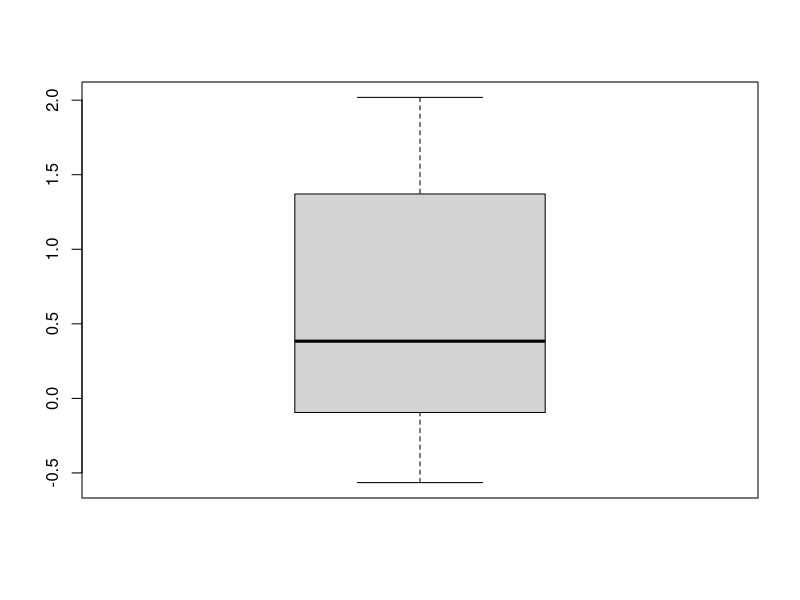
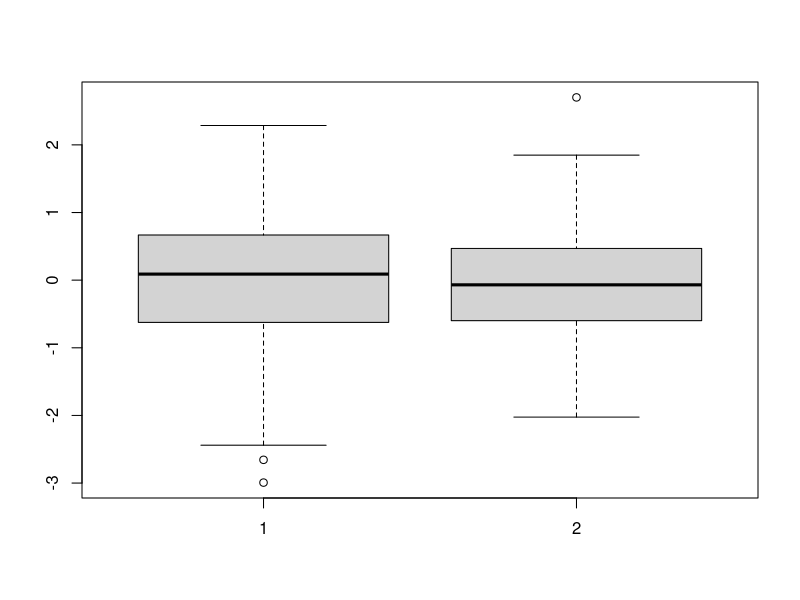
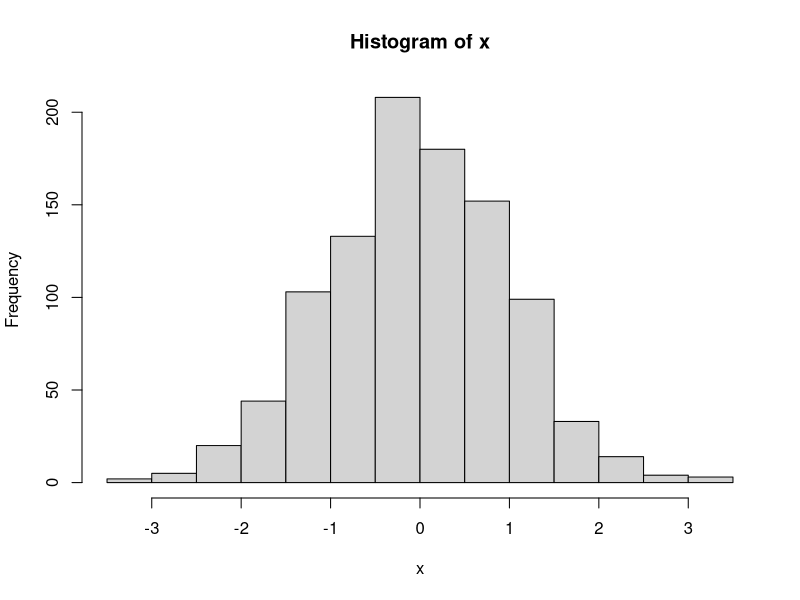
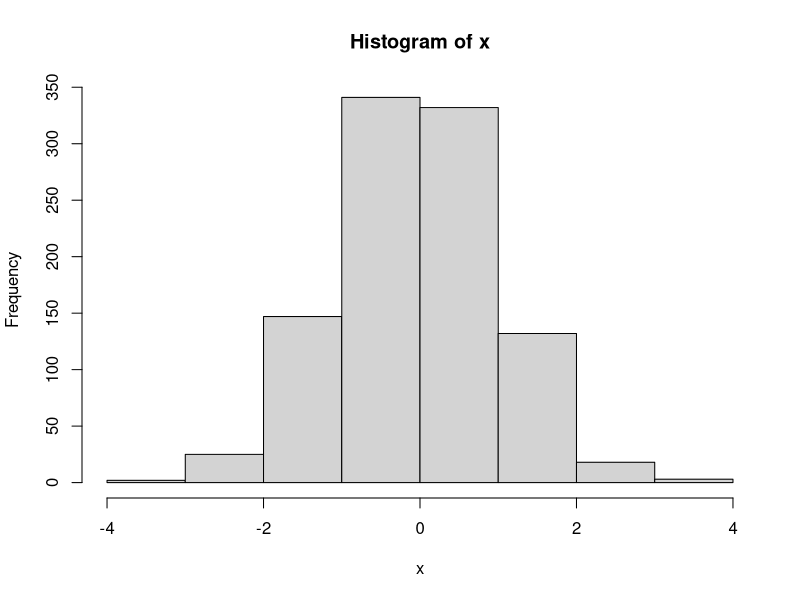
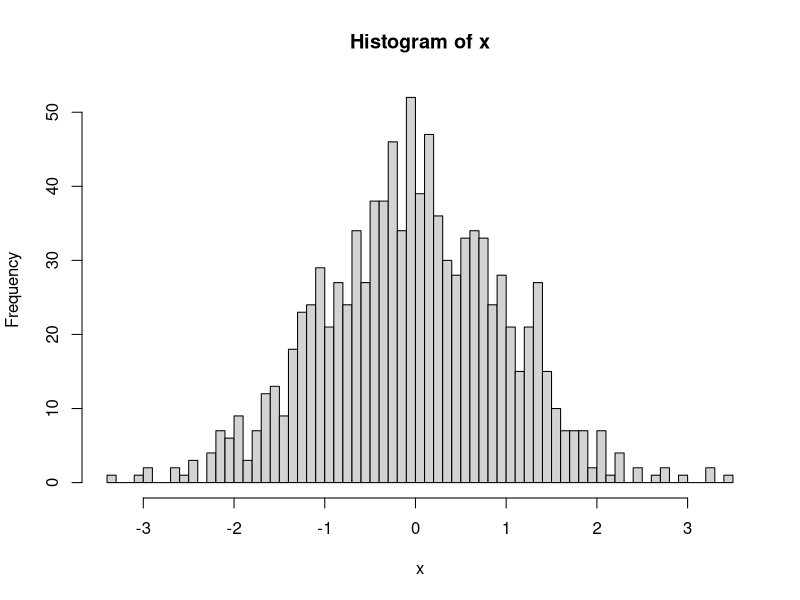
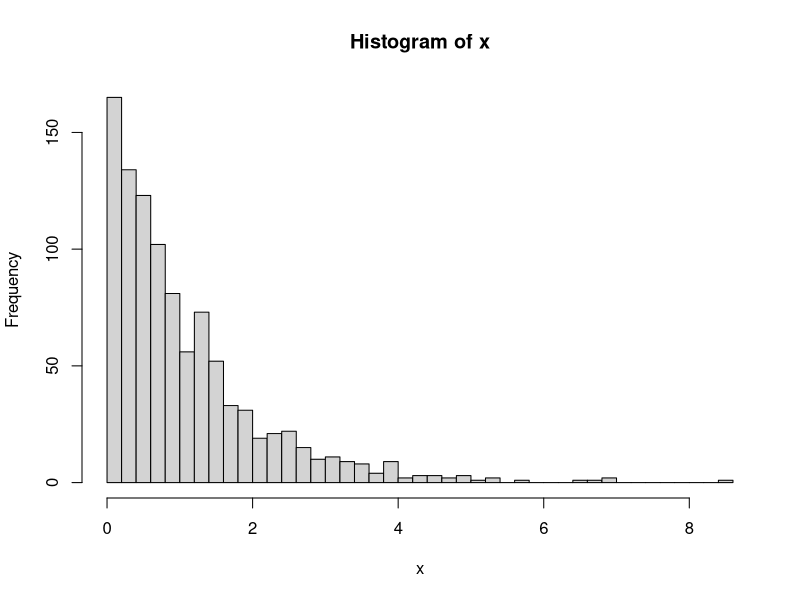
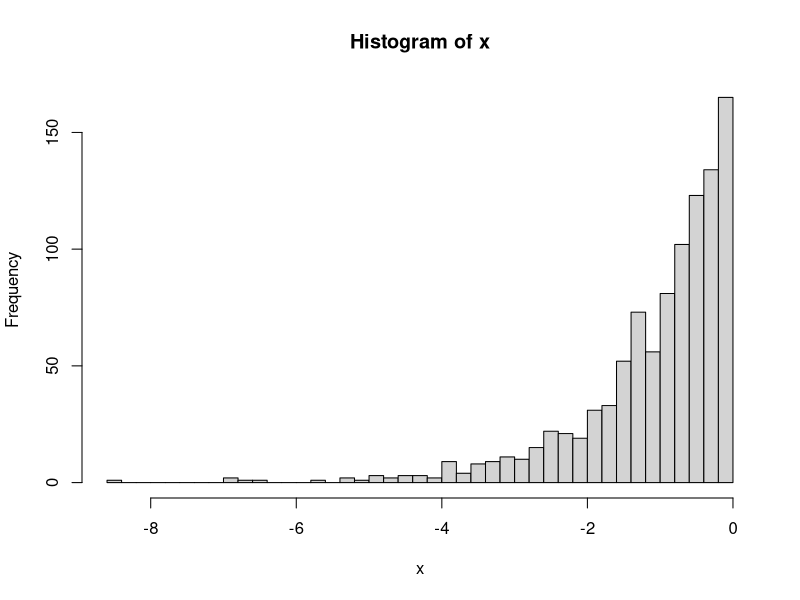
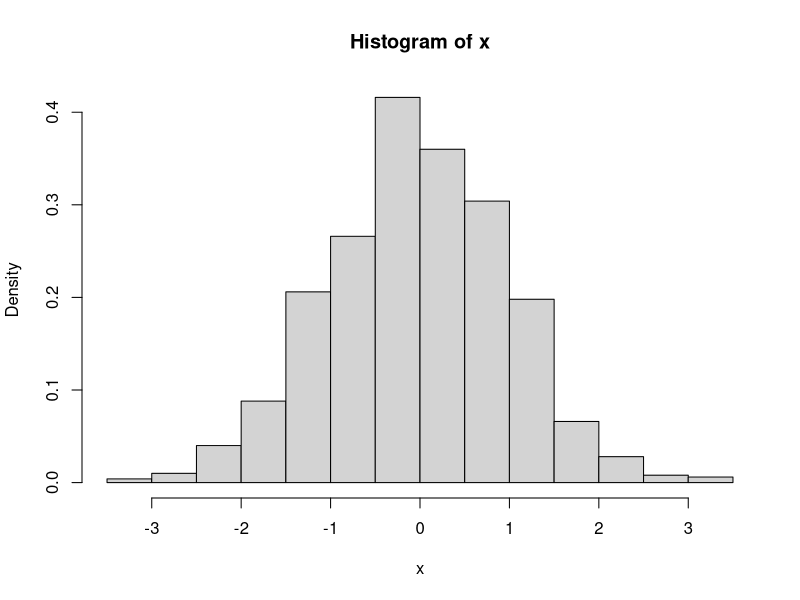

The R script that drew these images, in order:
## ---- chunk 1
x <- c(4.3, 5.2, 2.7, 3.1)
mean(x)
## ---- chunk 2
x <- c(4.3, 5.2, 2.7, 3.1)
var(x)
## ---- chunk 3
x <- c(4.3, 5.2, 2.7, 3.1)
sd(x)
## ---- chunk 4
x <- c(4.3, 5.2, 2.7, 3.1)
median(x)
## ---- chunk 5
x <- c(4.3, 5.2, 2.7, 3.1)
quantile(x) # Default quartil
quantile(x, p = 0.7) # Individual value
## ---- chunk 6
x <- c(4.3, 5.2, 2.7, 3.1)
IQR(x)
## ---- chunk 7
# Single boxplot
set.seed(42) # Set seed for reproducibility
x <- rnorm(10) # Generate 10 random samples

boxplot(x) # Plot data
## ---- chunk 8
# Compare two sample groups
set.seed(42)
x <- rnorm(100)
y <- rnorm(100)

boxplot(x, y)
## ---- chunk 9
# Simple histogram
set.seed(42)
x <- rnorm(1000)

hist(x)
## ---- chunk 10
# Big breaks
set.seed(42)
x <- rnorm(1000)

hist(x, breaks=5)
## ---- chunk 11
# Small breaks
set.seed(42)
x <- rnorm(1000)

hist(x, breaks=50)
## ---- chunk 12
# Right skewed data
set.seed(42)
x <- rexp(1000, rate = 1) # Using expontial distribution

hist(x, breaks=50)
## ---- chunk 13
# Left left data
set.seed(42)
x <- rexp(1000, rate = 1)
x <- -x # Trun data positivity

hist(x, breaks=50)
## ---- chunk 14
# Normalized histogram
set.seed(42)
x <- rnorm(1000)

hist(x, freq=FALSE) # Disable frequency
## ---- chunk 15
x <- 1 : 6
p <- 1 / 6
E_X <- sum(x * p)
var_X <- sum((x - E_X)^2 * p)
sd_X <- sqrt(var_X)

sd_X
## ---- chunk 16
# mean and sd are predefined in this task
pnorm(q = 130, mean = 100, sd = 15)
## ---- chunk 17
1 - pnorm(q = 130, mean = 100, sd = 15)
## ---- chunk 18
qnorm(p = 0.025, mean = 100, sd = 15)
qnorm(p = 0.975, mean = 100, sd = 15)
## ---- chunk 19
# Assume real mean of 500
pnorm(q = 499.22, mean = 500, sd = 1/sqrt(10))
## ---- chunk 20
qnorm(p = c(0.025, 0.975), mean = 500, sd = 1/sqrt(10))
## ---- chunk 21
x <- c(5.9, 3.4, 6.6, 6.3, 4.2, 2.0, 6.0, 4.8, 4.2, 2.1, 8.7, 4.4, 5.1, 2.7, 8.5, 5.8, 4.9, 5.3, 5.5, 7.9)
mean(x)
sd(x)

t.test(x, mu = 5)
## ---- chunk 22
x <- c(79.98, 80.04, 80.02, 80.04, 80.03, 80.03, 80.04, 79.97, 80.05, 80.03, 80.02, 80.00, 80.02)

wilcox.test(x, mu = 80.00, alternative = "two.sided")
## ---- chunk 23
before <- c(25, 25, 27, 44, 30, 67, 53, 53, 52, 60, 28)
after <- c(27, 29, 37, 56, 46, 82, 57, 80, 61, 59, 43)

t.test(x = before, y = after, paired=TRUE)
## ---- chunk 24
x <- c(79.98, 80.04, 80.02, 80.04, 80.03, 80.03, 80.04,79.97, 80.05, 80.03, 80.02, 80.00, 80.02)
y <- c(80.02, 79.94, 79.98, 79.97, 80.03, 79.95, 79.97)

wilcox.test(x, y, alternative="two.sided", mu=0, paired=FALSE, conf.level=0.95)
## ---- chunk 25
set.seed(42)

# Generate random data
x <- rnorm(100)
y <- rnorm(100)

plot(x, y) # By defaults Scatter Plot
## ---- chunk 26
set.seed(42)

# Generate random linear data
x <- rnorm(100)
y <- x * rbinom(100, size=100, prob=0.5)

plot(x, y)
abline(lm(y ~ x), col="red") # Regression line
## ---- chunk 27
set.seed(42)

x <- rnorm(100)
y <- x * rbinom(100, size=100, prob=0.5)

cor(x, y) # High value because of pos linear data
